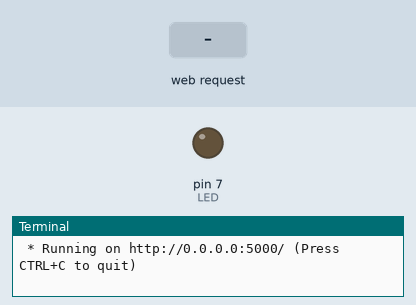
This program was run on a simulated Raspberry Pi (header pin numbers). Parts: output pins drawn as LEDs (lit = HIGH), the last lines printed to the terminal. Inputs (shaded band) come from the test bench. The clock reads 2024-03-15 10:24:30 at power-on unless the program sets it.

Above: at 1.2 s.
1.3 s: HTTP request for /LED/1 received
At 2.2 s:
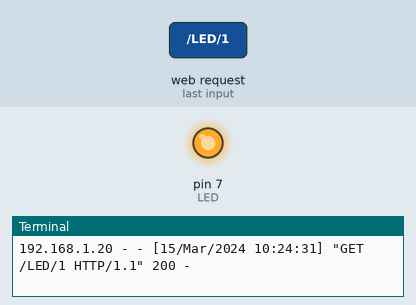
2.8 s: HTTP request for /LED/0 received
At 3.3 s:
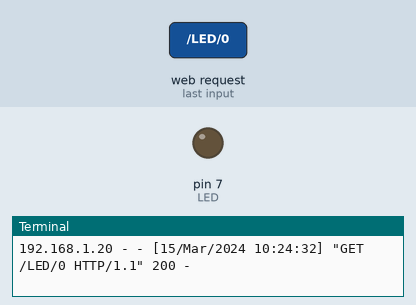
Timing chart, 0 to 5.8 s (numbered marks = the images above; inputs shaded):
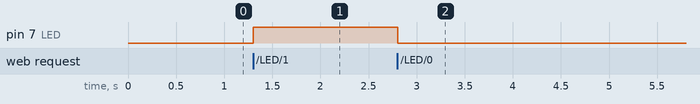

The program:

server.py
```python
from flask import Flask, send_from_directory
import RPi.GPIO as GPIO

# Setup LED
LED = 7
GPIO.setmode(GPIO.BOARD)
GPIO.setup(LED, GPIO.OUT)

app = Flask(__name__, static_url_path="")
app._static_folder = "static"

# Creates route for LED
@app.route('/LED/<int:status>')
def led(status):
    if status == 0:
	GPIO.output(LED, GPIO.LOW)
    elif status == 1:
	GPIO.output(LED, GPIO.HIGH)

    return 'LED Light status set to: ' + str(status)

@app.route('/')
def root():
	return app.send_static_file('index.html')

if __name__ == '__main__':
    app.run(debug=True, host='0.0.0.0')
```

Measured:
- after the input at 1.3 s, pin 7 (LED): LOW → HIGH at once
- after the input at 2.8 s, pin 7 (LED): HIGH → LOW at once
